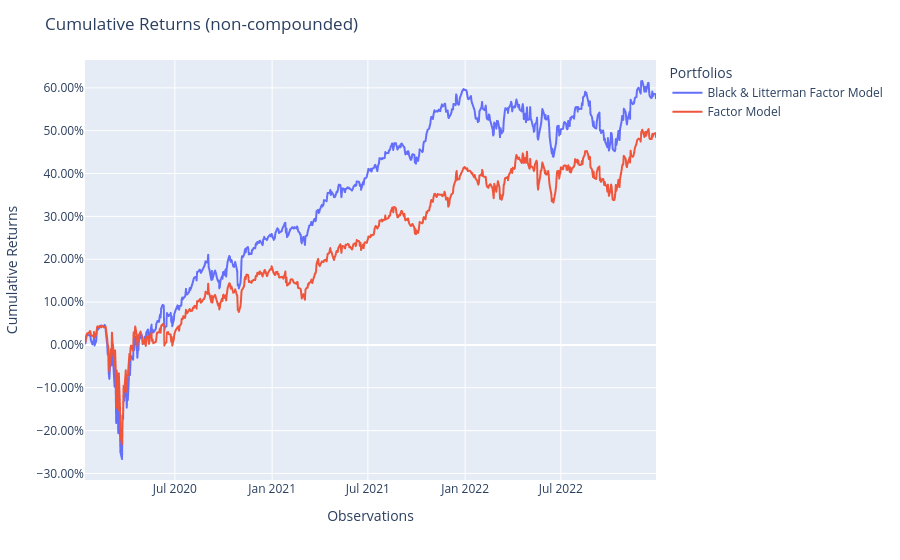

Source (notebook cell):
### Code cell
ptf_bl_factor_test = model_bl_factor.predict(X_test)
ptf_factor_test = model_factor.predict(X_test)

population = Population([ptf_bl_factor_test, ptf_factor_test])

population.plot_cumulative_returns()

### Figure 1 — Plotly figure (JSON) as saved in the notebook; plotly's stock layout.template omitted (floating-point values rounded to 4 significant figures; data arrays with more than 128 entries replaced by an {"elided": "..."} marker saying what was removed)
{"data": [{"hovertemplate": "variable=Black & Litterman Factor Model<br>index=%{x}<br>value=%{y}<extra></extra>", "legendgroup": "Black & Litterman Factor Model", "line": {"color": "#636efa", "dash": "solid"}, "marker": {"symbol": "circle"}, "mode": "lines", "name": "Black & Litterman Factor Model", "showlegend": true, "type": "scattergl", "x": {"elided": "747 str values"}, "xaxis": "x", "y": {"elided": "747 float values"}, "yaxis": "y"}, {"hovertemplate": "variable=Factor Model<br>index=%{x}<br>value=%{y}<extra></extra>", "legendgroup": "Factor Model", "line": {"color": "#EF553B", "dash": "solid"}, "marker": {"symbol": "circle"}, "mode": "lines", "name": "Factor Model", "showlegend": true, "type": "scattergl", "x": {"elided": "747 str values"}, "xaxis": "x", "y": {"elided": "747 float values"}, "yaxis": "y"}], "layout": {"legend": {"title": {"text": "Portfolios"}, "tracegroupgap": 0}, "margin": {"t": 60}, "title": {"text": "Cumulative Returns (non-compounded)"}, "xaxis": {"anchor": "y", "domain": [0, 1], "title": {"text": "Observations"}}, "yaxis": {"anchor": "x", "domain": [0, 1], "tickformat": ".2%", "title": {"text": "Cumulative Returns"}}}}
